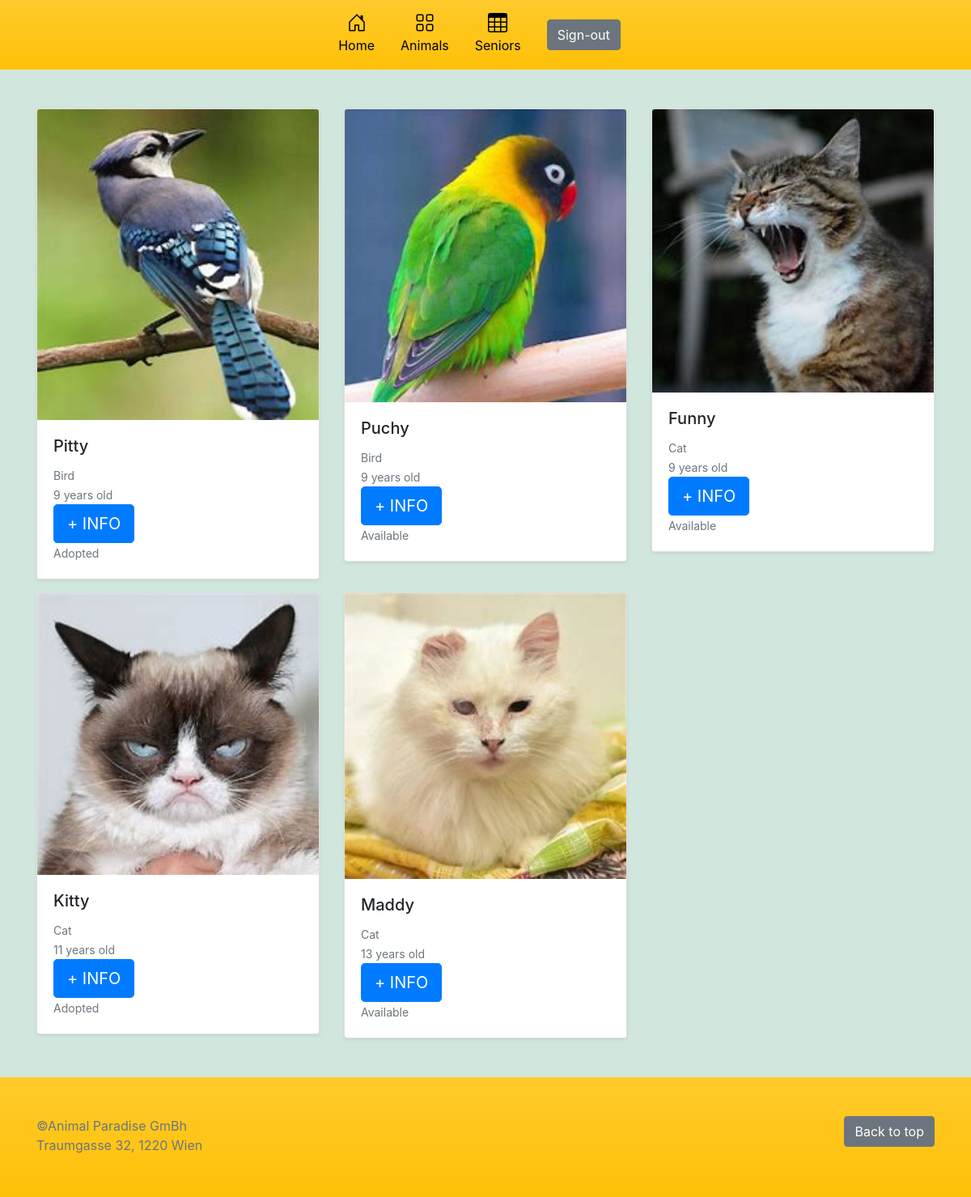
Screenshot of /animals/seniors.php (signed in) with the database file from the repository.
### tables this page shows
CREATE TABLE `animals` (
  `id` int(11) NOT NULL,
  `name` varchar(100) NOT NULL,
  `location` varchar(100) NOT NULL,
  `picture` varchar(255) NOT NULL,
  `description` varchar(255) NOT NULL,
  `size` varchar(10) NOT NULL,
  `age` int(3) NOT NULL,
  `color` varchar(20) DEFAULT NULL,
  `type` varchar(20) NOT NULL,
  `vaccinated` varchar(20) NOT NULL,
  `status` varchar(50) NOT NULL
);

### animals/seniors.php (the view, shortened to what this page needs)
<?php
require_once "../components/db_connection.php";
$sql = "SELECT * FROM animals WHERE age > 8";
$result = mysqli_query($connect, $sql);
$tbody = '';
if (mysqli_num_rows($result)  > 0) {
  while ($row = mysqli_fetch_assoc($result)) {
    $tbody .= "
      <div class='col'>
          <div class='card shadow-sm'>
            <img src='pictures/$row[picture]' class='card-img-top '>
            <div class='card-body'>
              <h5 class='card-title'>$row[name]</h5>
              <small class='text-muted'>$row[type]</small><br>
              <small class='text-muted'>$row[age] years old</small><br>
              <div class='d-flex justify-content-between align-items-center'>
                <a href='details.php?id=$row[id]' class='btn btn-lg btn-primary'>+ INFO</a>
              </div>
                <small class='text-muted'>$row[status]</small>
            </div>
          </div>
        </div>";
  }
} else {
  $tbody =  "<tr><td colspan='5'><center>No Data Available </center></td></tr>";
};
?>
<!doctype html>
<html lang="en">
<head>
  <?php require_once '../components/bootstrap.php' ?>
  <link href="../assets/dist/css/bootstrap.min.css" rel="stylesheet">
</head>
<body class="bg-success-subtle">
  <header>
    <div class="px-3 py-2 bg-warning bg-gradient">
      <div class="container">
        <div class="d-flex flex-wrap align-items-center  justify-content-lg-center ">
          <div class="nav col-12 col-lg-auto justify-content-center text-black ">
            <a href="../home.php" class="nav-link ">
              <svg class="bi d-block mx-auto mb-1" width="24" height="24">
                <use xlink:href="#home" />
              </svg>
              Home
            </a>
            <a href="animals_dashboard.php" class="nav-link">
              <svg class="bi d-block mx-auto mb-1" width="24" height="24">
                <use xlink:href="#grid"></use>
              </svg>
              Animals
            </a>
            <a href="#" class="nav-link">
              <svg class="bi d-block mx-auto mb-1" width="24" height="24">
                <use xlink:href="#table"></use>
              </svg>
              Seniors
            </a>
            <a href="../users/logout.php?logout">
              <button type="button" class="btn btn-secondary m-3">
                Sign-out
              </button>
            </a>
          </div>
        </div>
      </div>
    </div>
  </header>
  <main>
    <div class="album py-5 ">
      <div class="container">
        <div class="row row-cols-1 row-cols-sm-2 row-cols-md-3 g-3">
          <?= $tbody; ?>
        </div>
      </div>
    </div>
  </main>
  <footer class="text-muted py-5  bg-warning bg-gradient">
    <div class="container">
      <p class="float-end mb-1">
        <a href="#" class="btn btn-secondary">Back to top</a>
      </p>
      <p class="mb-1">&copy;Animal Paradise GmBh <br>
        Traumgasse 32, 1220 Wien</p>
    </div>
  </footer>
</body>
</html>

### animals/seniors.php (style rules this page uses)
.bi { vertical-align: -.125em; fill: currentColor; }
.nav-link { color: black; }

### rows the page displays
animals: picture (picture), name "Pitty", type "Bird", age "9", status "Adopted"
animals: picture (picture), name "Puchy", type "Bird", age "9", status "Available"
animals: picture (picture), name "Funny", type "Cat", age "9", status "Available"
animals: picture (picture), name "Kitty", type "Cat", age "11", status "Adopted"
animals: picture (picture), name "Maddy", type "Cat", age "13", status "Available"
